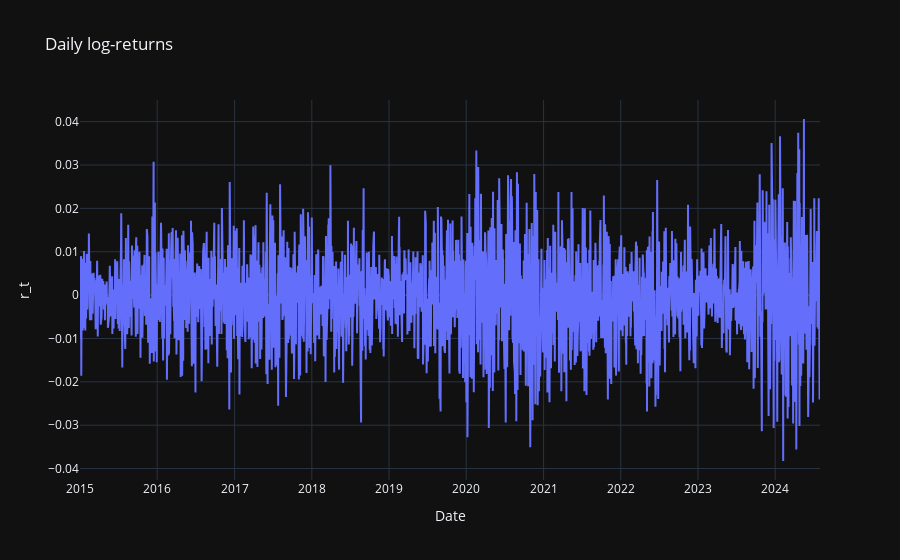
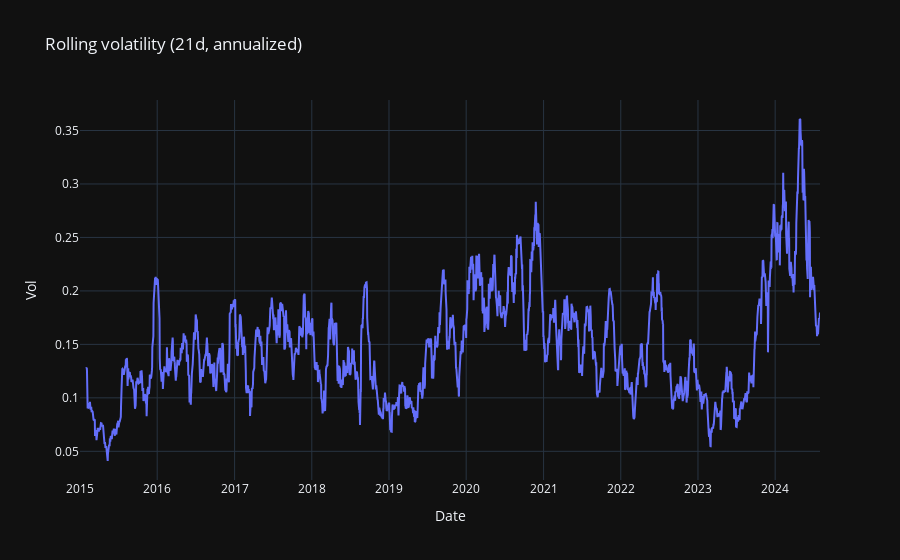
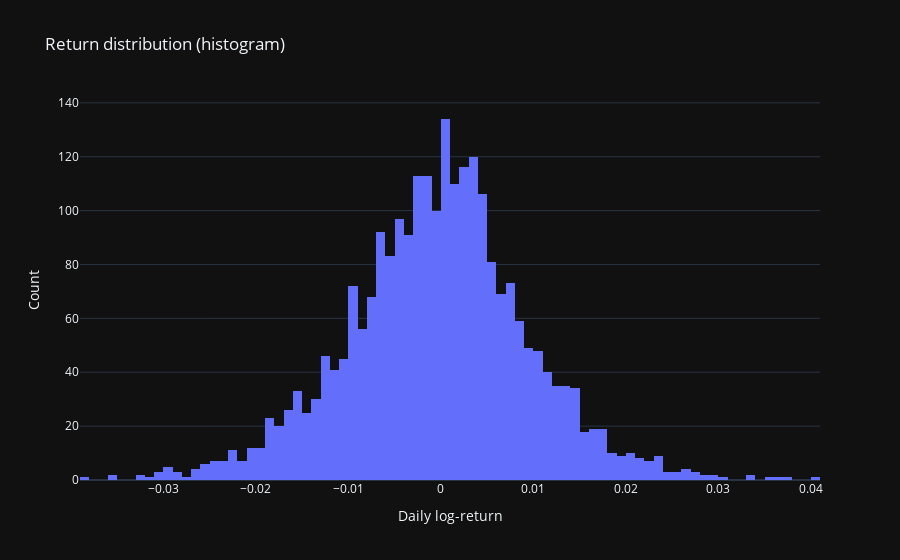

Notebook source saved alongside these figures, in order:
### Markdown cell above
## 3) Stylized facts (interactive)

We visualize:
- daily returns time series
- rolling volatility proxy (annualized)
- histogram of returns

**Interpretation**
- volatility clustering → motivates GARCH-family models
- heavy tails → motivates Student-t innovations or stochastic volatility

### Code cell
df = pd.DataFrame({"r": r})
df["roll_vol_21d"] = df["r"].rolling(21).std(ddof=1) * np.sqrt(252)

fig1 = go.Figure()
fig1.add_trace(go.Scatter(x=df.index, y=df["r"], mode="lines", name="log-returns"))
fig1.update_layout(template="plotly_dark", title="Daily log-returns", xaxis_title="Date", yaxis_title="r_t")
fig1.show()
fig1.write_html(ASSETS_DIR / "stylized_returns.html")

fig2 = go.Figure()
fig2.add_trace(go.Scatter(x=df.index, y=df["roll_vol_21d"], mode="lines", name="Rolling vol (ann.)"))
fig2.update_layout(template="plotly_dark", title="Rolling volatility (21d, annualized)", xaxis_title="Date", yaxis_title="Vol")
fig2.show()
fig2.write_html(ASSETS_DIR / "stylized_rolling_vol.html")

fig3 = pxl.histogram(df, x="r", nbins=120, template="plotly_dark", title="Return distribution (histogram)")
fig3.update_layout(xaxis_title="Daily log-return", yaxis_title="Count")
fig3.show()
fig3.write_html(ASSETS_DIR / "stylized_hist.html")

### Figure 1 — Plotly figure (JSON) as saved in the notebook; plotly's stock layout.template omitted (floating-point values rounded to 4 significant figures; data arrays with more than 128 entries replaced by an {"elided": "..."} marker saying what was removed)
{"data": [{"mode": "lines", "name": "log-returns", "type": "scatter", "x": {"elided": "2500 str values"}, "y": {"elided": "2500 float values"}}], "layout": {"title": {"text": "Daily log-returns"}, "xaxis": {"title": {"text": "Date"}}, "yaxis": {"title": {"text": "r_t"}}}}

### Figure 2 — Plotly figure (JSON) as saved in the notebook; plotly's stock layout.template omitted (floating-point values rounded to 4 significant figures; data arrays with more than 128 entries replaced by an {"elided": "..."} marker saying what was removed)
{"data": [{"mode": "lines", "name": "Rolling vol (ann.)", "type": "scatter", "x": {"elided": "2500 str values"}, "y": {"elided": "2500 float values"}}], "layout": {"title": {"text": "Rolling volatility (21d, annualized)"}, "xaxis": {"title": {"text": "Date"}}, "yaxis": {"title": {"text": "Vol"}}}}

### Figure 3 — Plotly figure (JSON) as saved in the notebook; plotly's stock layout.template omitted (floating-point values rounded to 4 significant figures; data arrays with more than 128 entries replaced by an {"elided": "..."} marker saying what was removed)
{"data": [{"alignmentgroup": "True", "bingroup": "x", "hovertemplate": "r=%{x}<br>count=%{y}<extra></extra>", "legendgroup": "", "marker": {"color": "#636efa", "pattern": {"shape": ""}}, "name": "", "nbinsx": 120, "offsetgroup": "", "orientation": "v", "showlegend": false, "type": "histogram", "x": {"elided": "2500 float values"}, "xaxis": "x", "yaxis": "y"}], "layout": {"barmode": "relative", "legend": {"tracegroupgap": 0}, "title": {"text": "Return distribution (histogram)"}, "xaxis": {"anchor": "y", "domain": [0, 1], "title": {"text": "Daily log-return"}}, "yaxis": {"anchor": "x", "domain": [0, 1], "title": {"text": "Count"}}}}
